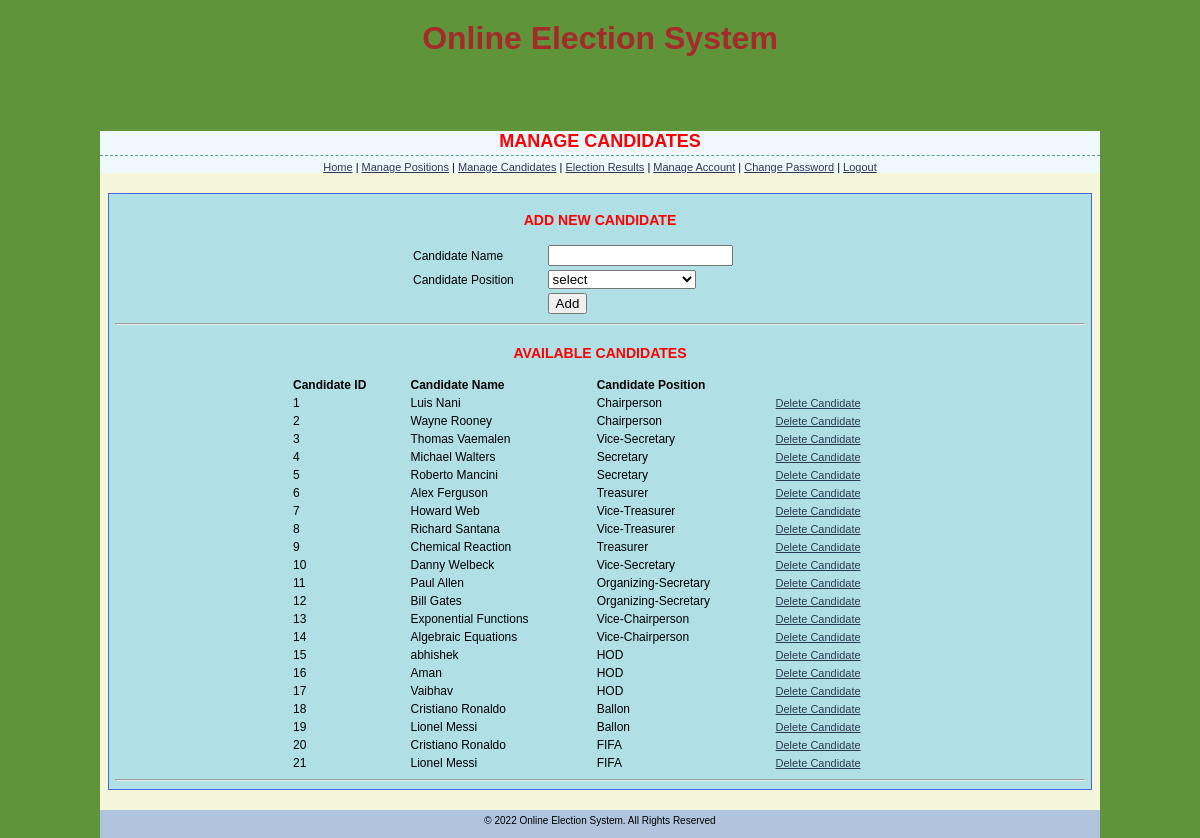
The page /admin/candidates.php (signed in) on the database its author committed.
### tables this page shows
CREATE TABLE `tbcandidates` (
  `candidate_id` int(5) NOT NULL,
  `candidate_name` varchar(45) NOT NULL,
  `candidate_position` varchar(45) NOT NULL,
  `candidate_cvotes` int(11) NOT NULL
);

### admin/candidates.php (the view, shortened to what this page needs)
<?php
    require('../connection.php');
    $result=mysqli_query($con,"SELECT * FROM tbCandidates");
?>
<?php
$positions_retrieved=mysqli_query($con, "SELECT * FROM tbPositions");
?>
<!DOCTYPE html PUBLIC "-//W3C//DTD XHTML 1.0 Transitional//EN" "http://www.w3.org/TR/xhtml1/DTD/xhtml1-transitional.dtd">
<html xmlns="http://www.w3.org/1999/xhtml">
<head>
<link href="css/admin_styles.css" rel="stylesheet" type="text/css" />
</head>
<body bgcolor="tan">
<center><b><font color = "brown" size="6">Online Election System</font></b></center><br><br>
<div id="page">
<div id="header">
  <h1>MANAGE CANDIDATES</h1>
  <a href="admin.php">Home</a> | <a href="positions.php">Manage Positions</a> | <a href="candidates.php">Manage Candidates</a> | <a href="refresh.php">Election Results</a> | <a href="manage-admins.php">Manage Account</a> | <a href="change-pass.php">Change Password</a>  | <a href="logout.php">Logout</a>
</div>
<div id="container">
<table width="380" align="center">
<CAPTION><h3>ADD NEW CANDIDATE</h3></CAPTION>
<form name="fmCandidates" id="fmCandidates" action="candidates.php" method="post" onsubmit="return candidateValidate(this)">
<tr>
    <td>Candidate Name</td>
    <td><input type="text" name="name" /></td>
</tr>
<tr>
    <td>Candidate Position</td>
    <td><SELECT NAME="position" id="position">select
    <OPTION VALUE="select">select
    <?php
    while ($row=mysqli_fetch_array($positions_retrieved)){
    echo "<OPTION VALUE=$row[position_name]>$row[position_name]";
    }
    ?>
    </SELECT>
    </td>
</tr>
<tr>
    <td>&nbsp;</td>
    <td><input type="submit" name="Submit" value="Add" /></td>
</tr>
</table>
<hr>
<table border="0" width="620" align="center">
<CAPTION><h3>AVAILABLE CANDIDATES</h3></CAPTION>
<tr>
<th>Candidate ID</th>
<th>Candidate Name</th>
<th>Candidate Position</th>
</tr>
<?php
$inc=1;
while ($row=mysqli_fetch_array($result)){
echo "<tr>";
echo "<td>" . $inc."</td>";
echo "<td>" . $row['candidate_name']."</td>";
echo "<td>" . $row['candidate_position']."</td>";
echo '<td><a href="candidates.php?id=' . $row['candidate_id'] . '">Delete Candidate</a></td>';
echo "</tr>";
$inc++;
}
?>
</table>
<hr>
</div>
<div id="footer">
  <div class="bottom_addr">&copy; 2022 Online Election System. All Rights Reserved</div>
</div>
</div>
</body>
</html>

### admin/css/admin_styles.css (style rules this page uses)
body { font: 11px Verdana, Arial, Helvetica, sans-serif; color: black; margin: 0px; padding: 20px 10px 0px; background:#5f943b; }
.bottom_addr { font-size: 11px; color: #000; padding: 5px 0 12px 0; text-align:center; font-size:10px; }
h1 { color: red; margin: 0px 0px 5px; padding: 0px 0px 3px; font: bold 18px Verdana, Arial, Helvetica, sans-serif; border-bottom: 1px dashed #5F9EA0; text-align:center; }
h3 { color:red; }
a { color: #2D3954; font-size: 11px; }
th { font-weight: bold; text-align: left; }
#page { width:1000px; margin:0 auto; margin-top:50px; padding-top:0px; background: beige; height:auto; }
#header { text-align:center; background:#F0F8FF; }
#container { border:#4169E1 solid 1px; padding:4px 6px 2px 6px; width:970px; margin:0 auto; background:#B0E0E6; font-size:12px; text-align:justify; margin-top:20px; }
#footer { width:1000px; margin:0 auto; margin-top:20px; background:#B0C4DE; }

### rows shown on the page
tbcandidates: candidate_name "Luis Nani", candidate_position "Chairperson"
tbcandidates: candidate_name "Wayne Rooney", candidate_position "Chairperson"
tbcandidates: candidate_name "Thomas Vaemalen", candidate_position "Vice-Secretary"
tbcandidates: candidate_name "Michael Walters", candidate_position "Secretary"
tbcandidates: candidate_name "Roberto Mancini", candidate_position "Secretary"
tbcandidates: candidate_name "Alex Ferguson", candidate_position "Treasurer"
tbcandidates: candidate_name "Howard Web", candidate_position "Vice-Treasurer"
tbcandidates: candidate_name "Richard Santana", candidate_position "Vice-Treasurer"
tbcandidates: candidate_name "Chemical Reaction", candidate_position "Treasurer"
tbcandidates: candidate_name "Danny Welbeck", candidate_position "Vice-Secretary"
tbcandidates: candidate_name "Paul Allen", candidate_position "Organizing-Secretary"
tbcandidates: candidate_name "Bill Gates", candidate_position "Organizing-Secretary"
tbcandidates: candidate_name "Exponential Functions", candidate_position "Vice-Chairperson"
tbcandidates: candidate_name "Algebraic Equations", candidate_position "Vice-Chairperson"
tbcandidates: candidate_name "abhishek", candidate_position "HOD"
tbcandidates: candidate_name "Aman", candidate_position "HOD"
tbcandidates: candidate_name "Vaibhav", candidate_position "HOD"
tbcandidates: candidate_name "Cristiano Ronaldo", candidate_position "Ballon"
tbcandidates: candidate_name "Lionel Messi", candidate_position "Ballon"
tbcandidates: candidate_name "Cristiano Ronaldo", candidate_position "FIFA"
tbcandidates: candidate_name "Lionel Messi", candidate_position "FIFA"
